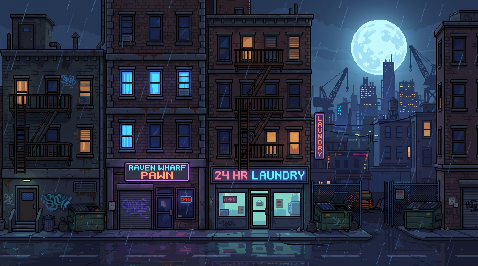
#> input picture assets/backdrops/dock.png, 478 x 266 px
$ python -i pixel_floor.py   (imports and definitions only)
#> lines starting #> are read from the running program, lines starting #| are printed output that depends on the picture; after the words box and inside, x2 and y2 are one past the last pixel; in counts of white or black regions, pixels touching at a corner belong together
#!/usr/bin/env python3
"""Pixel-art floors for the pixel maps: one painted floor per backdrop
section (FLUX.1-schnell on an HF ZeroGPU space), snapped to its pixel grid,
laid side by side with dithered seams and a wrap seam, so the ground under
the fighters changes with the place behind them (cave rock, cobbles, tram
rails, asylum tiles ...). Writes for WetStreet:

    assets/backdrops/<theme>_floor_road.png      the floor (nearest, texel 1.0296)
    assets/backdrops/<theme>_floor_road_wet.png  where it is wet (puddles reflect)
    assets/backdrops/<theme>_floor_road.json     {"texel": .., "pixel": true}

    python3 tools/pixel_floor.py <theme> [--keep DIR]
Each section is as wide as its backdrop section / 0.9 (the backdrop layer
scrolls at 0.9), so the floors change roughly under the matching place.
"""
from __future__ import annotations

import json
import shutil
import sys
from pathlib import Path

import numpy as np
from PIL import Image, ImageFilter

sys.path.insert(0, str(Path(__file__).resolve().parent))
import pixel_strip as P  # noqa: E402

ROOT = Path(__file__).resolve().parent.parent
OUT = ROOT / "assets/backdrops"
H = 210          # texels from the kerb down (215 world units at texel 1.0296)
TEXEL = 1.0296
STYLE = ("highly detailed 16-bit pixel art ground texture for a side-scrolling beat em up, the floor seen from above at a steep angle, "
         "the floor fills the entire frame edge to edge, no walls, no horizon, no sky, no people, no characters, no text, no letters, "
         "night, moody lighting, wet reflective patches, crisp pixels, rich detail")
FLOORS = {
	"grimhollow": [
		"dark wet cave rock floor with shallow puddles, thick black cables and a steel grating walkway, cold blue light",
		"a wide area of many small dark wet gothic cobblestones seen from high above with a round iron manhole cover and puddles reflecting lamps",
		"a wide area of cracked old asphalt seen from high above with two thin rusty tram rails, a steaming grate and amber reflections in puddles",
		"a wide area of muddy gravel and many small broken stone flagstones seen from high above and puddles, cold storm light",
		"cracked filthy hospital floor tiles in pale green and white, grime in the grout, a drain, flickering green light",
	],
	"butcher_row": [
		"a wide area of many small wet cobblestones seen from high above, covered in sawdust and melting ice chips, red neon reflections",
		"stained concrete loading dock floor with a steel drain, dark blood streaks and pallet marks",
		"grimy alley asphalt with puddles, a rusty drain, cigarette butts and red and teal reflections",
		"white slaughterhouse floor tiles smeared with blood, steel floor drains, red stained grout, cold blue light",
	],
	"neon_maze": [
		"glossy black wet asphalt with glowing neon lane markings and puddles reflecting pink and cyan signs",
		"wet stone paving tiles with tangled cables, food stall litter and purple neon reflections",
		"steel grates over wet concrete with glowing cyan puddles and magenta reflections",
		"polished black marble floor with chrome strips and red laser light reflections",
	],
}
SEAM = 24


# [15 lines left out: functions section_widths, dither_join, not called in this run]


def wet_mask(rgb: np.ndarray) -> np.ndarray:
	"""Puddles: the smooth, flat patches of the painting (low local detail)
	read as standing water; everything else gets a faint damp sheen."""
	g = Image.fromarray(rgb).convert("L")
	a = np.asarray(g).astype(np.float32)
	blur = np.asarray(g.filter(ImageFilter.BoxBlur(3))).astype(np.float32)
	var = np.asarray(Image.fromarray(np.abs(a - blur).astype(np.uint8)).filter(ImageFilter.BoxBlur(4))).astype(np.float32)
	flat = np.clip(1.0 - var / 14.0, 0.0, 1.0)
	m = 0.25 + 0.75 * (flat > 0.55)
	return (m * 255.0).astype(np.uint8)


# [33 lines left out: function main, not called in this run]


# [2 lines not run here, left out]

>>> import cv2
>>> picture = cv2.imread('../assets/backdrops/dock.png', cv2.IMREAD_GRAYSCALE)
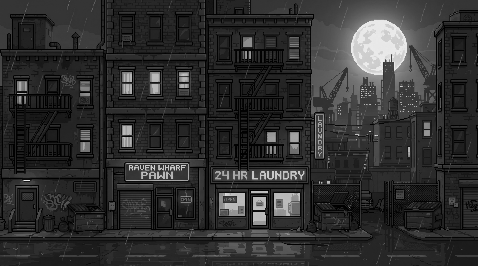
#> picture: shape (266, 478); min 0, max 241, mean 47.3
>>> result = wet_mask(picture)
#> in wet_mask, `blur = np.asarray(g.filter(ImageFilter.BoxBlur(3))).astype(np.float32)`:
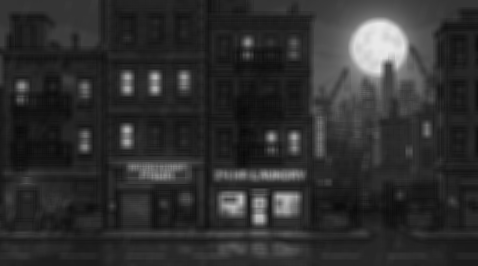
#> blur: shape (266, 478) float32; min 8, max 233, mean 47.3
#> in wet_mask, `var = np.asarray(Image.fromarray(np.abs(a - blur).astype(np.uint8)).fi..`:
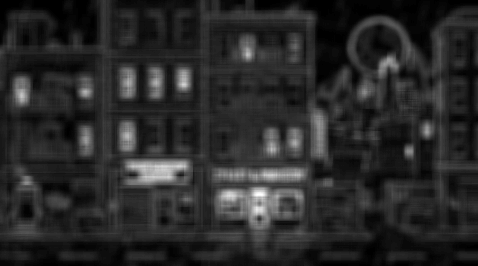
#> var: shape (266, 478) float32; min 0, max 77, mean 12.6; drawn with min black and max white
#> in wet_mask, `flat = np.clip(1.0 - var / 14.0, 0.0, 1.0)`:
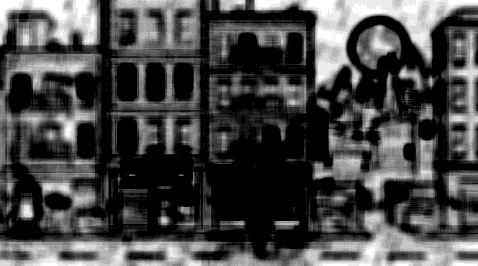
#> flat: shape (266, 478) float32; min 0, max 1, mean 0.283
#> in wet_mask, `m = 0.25 + 0.75 * (flat > 0.55)`:
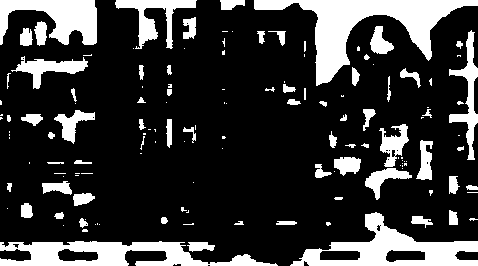
#> m: shape (266, 478) float64; values 0.25 (black) and 1 (white), 21.5% white; 140 white regions (72 under 20 px), largest, box (x1, y1, x2, y2) and area: (254, 0, 478, 86) 5890, (290, 212, 478, 266) 3890, (0, 241, 278, 266) 3791

$ run again, on assets/backdrops/butcher_row_strip_0.png
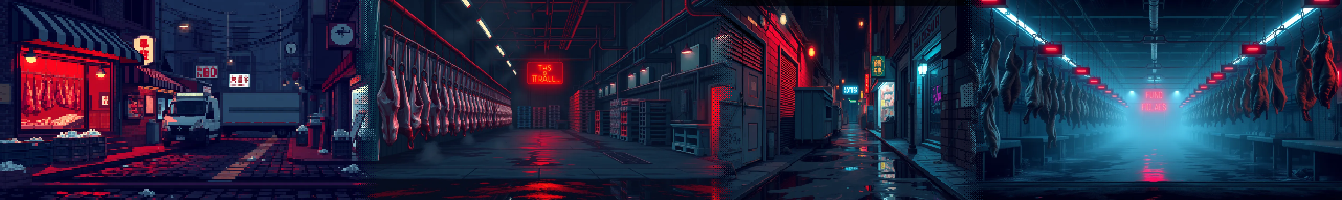
#> input picture assets/backdrops/butcher_row_strip_0.png, 1342 x 200 px
#> in wet_mask, `flat = np.clip(1.0 - var / 14.0, 0.0, 1.0)`:
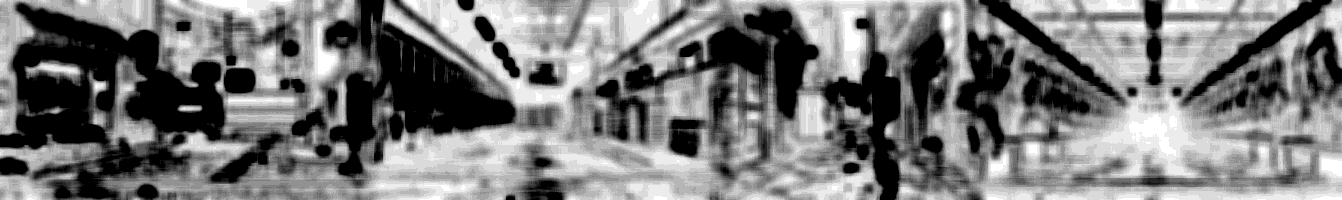
#> flat: shape (200, 1342) float32; min 0, max 1, mean 0.474
#> in wet_mask, `m = 0.25 + 0.75 * (flat > 0.55)`:
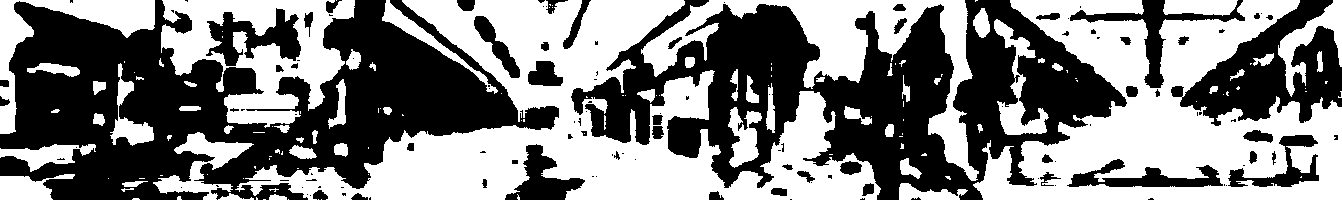
#> m: shape (200, 1342) float64; values 0.25 (black) and 1 (white), 50.2% white; 123 black regions (71 under 20 px), largest, box (x1, y1, x2, y2) and area: (0, 0, 559, 200) 57011, (571, 0, 1127, 200) 50707, (1171, 0, 1342, 126) 9898
